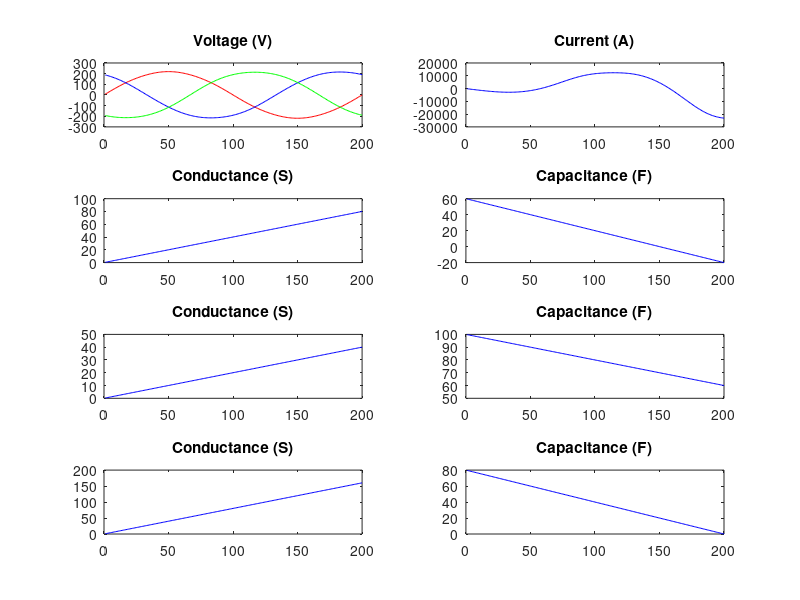
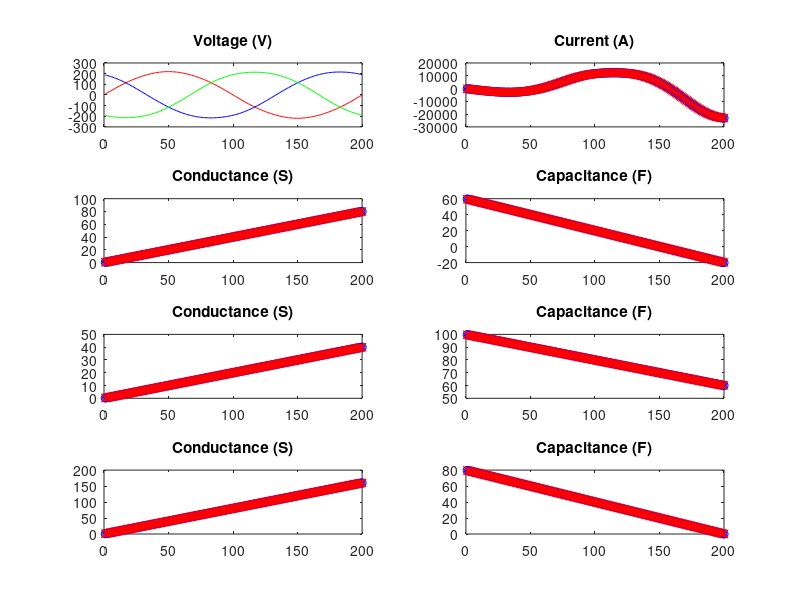
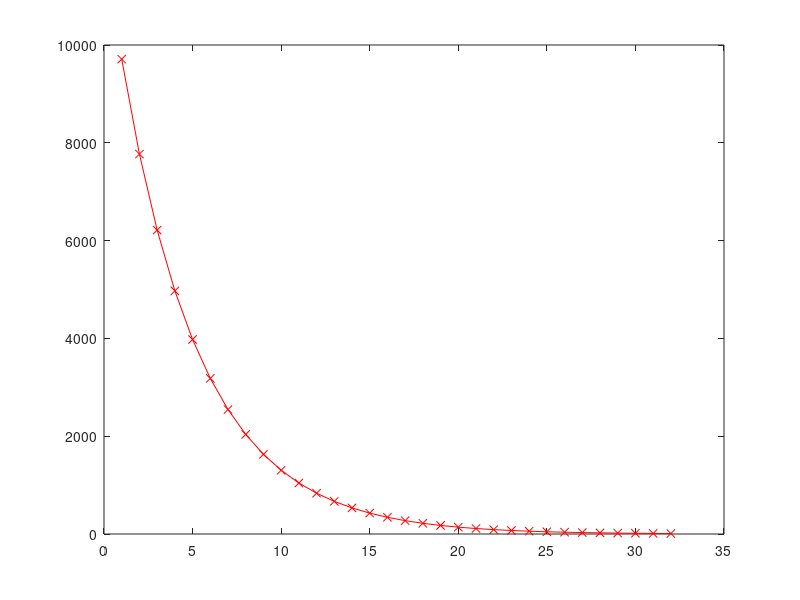

Write the MATLAB code that produced these figures, in order.
function ret = rcmeter_3p()
  EpochMax = 1000;
  solvRate = 0.001;
  Cycl = 1;
  Len = 200;
  Vp = 220;
  w = 2*pi*Cycl/Len;

  n_t = 1:1:Len;

  a1_t = [ 0.0002 0.002 ];
  b1_t = [ 0.3 -0.002 ];
  a2_t = [ 0.0001 0.001 ];
  b2_t = [ 0.5 -0.001 ];
  a3_t = [ 0.0003 0.004 ];
  b3_t = [ 0.4 -0.002 ];

  a1th = length(a1_t);
  a2th = length(a2_t);
  a3th = length(a3_t);
  b1th = length(b1_t);
  b2th = length(b2_t);
  b3th = length(b3_t);
  vars_num =  a1th + b1th + a2th + b2th + a3th + b3th;

  V1_t = Vp*sin(w*n_t) + Vp*0.01*sin(3*w*n_t) + Vp*0.005*sin(5*w*n_t);
  V2_t = Vp*sin(w*n_t + 2*pi/3) + Vp*0.02*sin(3*w*n_t) + Vp*0.003*sin(5*w*n_t);;
  V3_t = Vp*sin(w*n_t - 2*pi/3) + Vp*0.03*sin(3*w*n_t) + Vp*0.001*sin(5*w*n_t);;

  dV1dn_t = w*Vp*cos(w*n_t) + 3*w*Vp*0.01*cos(3*w*n_t) + 5*w*Vp*0.005*cos(5*w*n_t);
  dV2dn_t = w*Vp*cos(w*n_t + 2*pi/3) + 3*w*Vp*0.02*cos(3*w*n_t) + 5*w*Vp*0.003*cos(5*w*n_t);
  dV3dn_t = w*Vp*cos(w*n_t - 2*pi/3) + 3*w*Vp*0.03*cos(3*w*n_t) + 5*w*Vp*0.001*cos(5*w*n_t);

  function ret = polyFunc(a, x)
    ret = 0;
    for m=1:1:length(x)
      for p=1:1:length(a)
        ret += a(p).*x.^(p-1);
      endfor
    endfor
  endfunction

  function ret = diff_polyFunc(a, x)
    ret = 0;
    for m=1:1:length(x)
      for p=1:1:length(a)
        ret += (p-1)*a(p).*x.^(p-2);
      endfor
    endfor
  endfunction

  function ret = Current(v, dvdn, g, c, dcdn)
    ret = ( g + dcdn ) .* v + c .* dvdn;
  endfunction

  function ret = ErrorSquare(it, ir, N)
    ret = 0;
    for m=N
      err = ir(m) - it(m);
      ret += err*err/length(N);
    endfor
    ret = sqrt(ret);
  endfunction

  function [g, c, dcdn] = refreshValues(a, b, x)
    g = polyFunc(a, x);
    c = polyFunc(b, x);
    dcdn = diff_polyFunc(b, x);
  endfunction

  function ret = Avg(val, len)
    ret = 0;
    for k=1:1:len
      ret += val(k)/len;
    endfor
  endfunction

  [G1_t, C1_t, dC1dn_t] = refreshValues(a1_t, b1_t, n_t);
  [G2_t, C2_t, dC2dn_t] = refreshValues(a2_t, b2_t, n_t);
  [G3_t, C3_t, dC3dn_t] = refreshValues(a3_t, b3_t, n_t);
  I_t = Current(V1_t, dV1dn_t, G1_t, C1_t, dC1dn_t) + ...
        Current(V2_t, dV2dn_t, G2_t, C2_t, dC2dn_t) + ...
        Current(V3_t, dV3dn_t, G3_t, C3_t, dC3dn_t);

  inputGraph = figure(1);
  subplot(4,2,1);
  plot(n_t, V1_t, 'r', n_t, V2_t, 'b',n_t, V3_t, 'g');
  title('Voltage (V)');
  subplot(4,2,2);
  plot(n_t, I_t, 'b');
  title('Current (A)');
  subplot(4,2,3);
  plot(n_t, G1_t, 'b');
  title('Conductance (S)');
  subplot(4,2,5);
  plot(n_t, G2_t, 'b');
  title('Conductance (S)');
  subplot(4,2,7);
  plot(n_t, G3_t, 'b');
  title('Conductance (S)');
  subplot(4,2,4);
  plot(n_t, C1_t, 'b');
  title('Capacitance (F)');
  subplot(4,2,6);
  plot(n_t, C2_t, 'b');
  title('Capacitance (F)');
  subplot(4,2,8);
  plot(n_t, C3_t, 'b');
  title('Capacitance (F)');



  function ret = dIda_k(p, N, v, dvdn)
    pn = p -1;
    ret = 0;
    for m=N
      ret += m^pn*v(m);
    endfor
    ret /= length(N);
  endfunction

  function ret = dIdb_k(p, N, v, dvdn)
    pn = p -1;
    ret = 0;
    for m=N
      ret += pn*m^(pn-1)*v(m) + m^pn*dvdn(m);
    endfor
    ret /= length(N);
  endfunction

  a1_r = zeros(size(a1_t));
  b1_r = zeros(size(b1_t));
  a2_r = zeros(size(a2_t));
  b2_r = zeros(size(b2_t));
  a3_r = zeros(size(a3_t));
  b3_r = zeros(size(b3_t));

  figure(3);
  errt = [];
  Irms = ErrorSquare(I_t, zeros(size(I_t)), n_t);

  for epoch=1:1:EpochMax
    [G1_r, C1_r, dC1dn_r] = refreshValues(a1_r, b1_r, n_t);
    [G2_r, C2_r, dC2dn_r] = refreshValues(a2_r, b2_r, n_t);
    [G3_r, C3_r, dC3dn_r] = refreshValues(a3_r, b3_r, n_t);

    I_r = Current(V1_t, dV1dn_t, G1_r, C1_r, dC1dn_r)+...
          Current(V2_t, dV2dn_t, G2_r, C2_r, dC2dn_r)+...
          Current(V3_t, dV3dn_t, G3_r, C3_r, dC3dn_r);
    Err = ErrorSquare(I_t, I_r, n_t);
    errt = [errt Err];
    plot(errt, 'rx-');
    drawnow;
    printf("%d) %.3f\r\n",epoch, Err);

    if ( Err == 0 ) break; end
    if epoch > 2
      if(errt(epoch) == 0)
        printf("Finish 1\r\n");
        break;
      end
      if( abs( Err / Irms ) < 0.001)
        printf("Finish 2\r\n");
        break;
      end
    end

    # dI = dIda * da + dIdb * db
    # I_t0 - I_r0 = dIda * (a_r - a_r0) + dIdb * (b_r - b_r0)
    # B = [I_t0 - I_r0];
    # M = [dIda, dIdb];
    # x = [a_r - a_r0];
    # solv: B = M * x
    # a_r <- a_r + x;

    rows = vars_num;
    batchSize = rows ; #floor(Len/rows);
    M = [];
    B = [];
    for row= 1:1:rows
      ROW=[];
      n_r=((row-1)*batchSize)+1:1:(row*batchSize);
      for p=1:1:a1th
        ROW = [ROW, dIda_k(p, n_r, V1_t, dV1dn_t)];
      endfor

      for p=1:1:a2th
        ROW = [ROW, dIda_k(p, n_r, V2_t, dV2dn_t)];
      endfor

      for p=1:1:a3th
        ROW = [ROW, dIda_k(p, n_r, V3_t, dV3dn_t)];
      endfor

      for p=1:1:b1th
        ROW = [ROW, dIdb_k(p, n_r, V1_t, dV1dn_t)];
      endfor

      for p=1:1:b2th
        ROW = [ROW, dIdb_k(p, n_r, V2_t, dV2dn_t)];
      endfor

      for p=1:1:b3th
        ROW = [ROW, dIdb_k(p, n_r, V3_t, dV3dn_t)];
      endfor

      I_t0 = Current(V1_t(n_r), dV1dn_t(n_r), G1_t(n_r), C1_t(n_r), dC1dn_t(n_r)) +...
             Current(V2_t(n_r), dV2dn_t(n_r), G2_t(n_r), C2_t(n_r), dC2dn_t(n_r)) +...
             Current(V3_t(n_r), dV3dn_t(n_r), G3_t(n_r), C3_t(n_r), dC3dn_t(n_r));
      I_r0 = Current(V1_t(n_r), dV1dn_t(n_r), G1_r(n_r), C1_r(n_r), dC1dn_r(n_r)) +...
             Current(V2_t(n_r), dV2dn_t(n_r), G2_r(n_r), C2_r(n_r), dC2dn_r(n_r)) +...
             Current(V3_t(n_r), dV3dn_t(n_r), G3_r(n_r), C3_r(n_r), dC3dn_r(n_r));

      M = [M; ROW];
      B = [B; Avg(I_t0 - I_r0, batchSize)];
    endfor

    x_r = inv(M)*B;

    cursor=0;
    for p=1:1:a1th
      a1_r(p) += x_r(p+cursor)*solvRate;
    endfor
    cursor+=a1th;
    for p=1:1:a2th
      a2_r(p) += x_r(p+cursor)*solvRate;
    endfor
    cursor+=a2th;
    for p=1:1:a3th
      a3_r(p) += x_r(p+cursor)*solvRate;
    endfor
    cursor+=a3th;
    for p=1:1:b1th
      b1_r(p) += x_r(p+cursor)*solvRate;
    endfor
    cursor+=b1th;
    for p=1:1:b2th
      b2_r(p) += x_r(p+cursor)*solvRate;
    endfor
    cursor+=b2th;
    for p=1:1:b3th
      b3_r(p) += x_r(p+cursor)*solvRate;
    endfor
  endfor

  inputGraph = figure(2);
  subplot(4,2,1);
  plot(n_t, V1_t, 'r', n_t, V2_t, 'b',n_t, V3_t, 'g');
  title('Voltage (V)');
  subplot(4,2,2);
  plot(n_t, I_t, 'bo', n_t, I_r, 'rx');
  title('Current (A)');
  subplot(4,2,3);
  plot(n_t, G1_t, 'bo', n_t, G1_r, 'rx');
  title('Conductance (S)');
  subplot(4,2,5);
  plot(n_t, G2_t, 'bo', n_t, G2_r, 'rx');
  title('Conductance (S)');
  subplot(4,2,7);
  plot(n_t, G3_t, 'bo', n_t, G3_r, 'rx');
  title('Conductance (S)');
  subplot(4,2,4);
  plot(n_t, C1_t, 'bo', n_t, C1_r, 'rx');
  title('Capacitance (F)');
  subplot(4,2,6);
  plot(n_t, C2_t, 'bo', n_t, C2_r, 'rx');
  title('Capacitance (F)');
  subplot(4,2,8);
  plot(n_t, C3_t, 'bo', n_t, C3_r, 'rx');
  title('Capacitance (F)');

  printf("\r\nTrue Values\r\n");
  printf("G1 = %s\r\n",polyout(flip(a1_t), 'n'));
  printf("C1 = %s\r\n",polyout(flip(b1_t), 'n'));
  printf("G2 = %s\r\n",polyout(flip(a2_t), 'n'));
  printf("C2 = %s\r\n",polyout(flip(b2_t), 'n'));
  printf("G3 = %s\r\n",polyout(flip(a3_t), 'n'));
  printf("C3 = %s\r\n",polyout(flip(b3_t), 'n'));

  printf("\r\nEstimated Values\r\n");
  printf("G1 = %s\r\n",polyout(flip(a1_r), 'n'));
  printf("C1 = %s\r\n",polyout(flip(b1_r), 'n'));
  printf("G2 = %s\r\n",polyout(flip(a2_r), 'n'));
  printf("C2 = %s\r\n",polyout(flip(b2_r), 'n'));
  printf("G3 = %s\r\n",polyout(flip(a3_r), 'n'));
  printf("C3 = %s\r\n",polyout(flip(b3_r), 'n'));
endfunction
